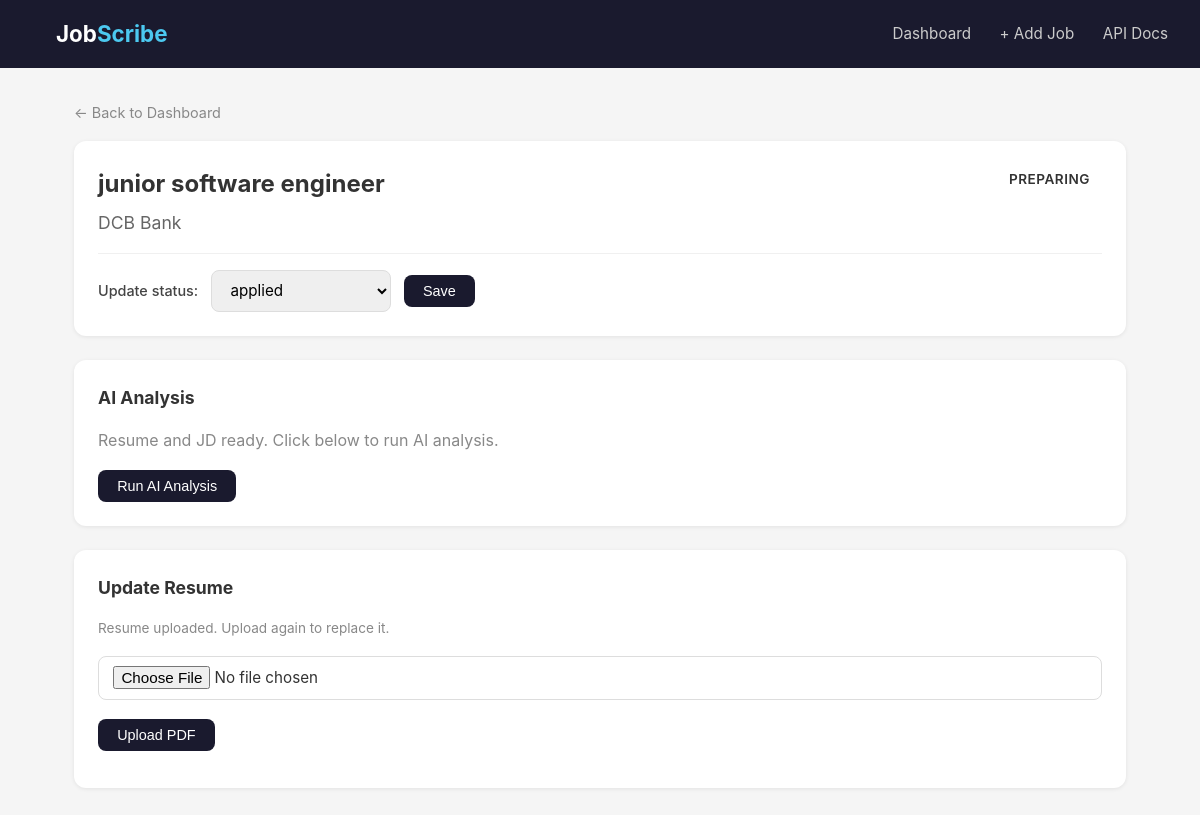
Screenshot of /jobs/1/detail with the database file from the repository.
### app/models.py (models this page shows)
class Job(Base):
    __tablename__ = "jobs"
    id              = Column(Integer, primary_key=True, index=True)
    company         = Column(String(100), nullable=False)
    role            = Column(String(100), nullable=False)
    status          = Column(String(20), default="interested")  # V2: starts as interested
    job_url         = Column(String(500), nullable=True)
    jd_text         = Column(Text, nullable=True)
    resume_path     = Column(String(500), nullable=True)
    analysis        = Column(Text, nullable=True)               # V1 skill gap analysis
    notes           = Column(String(500), nullable=True)
    readiness_score = Column(Integer, nullable=True)            # V2: latest readiness %
    applied_at      = Column(DateTime, default=datetime.utcnow)
    assessments      = relationship("ReadinessAssessment", back_populates="job",
                                    cascade="all, delete-orphan")
    roadmap          = relationship("PrepRoadmap", back_populates="job",
                                    uselist=False, cascade="all, delete-orphan")
    questions        = relationship("InterviewQuestion", back_populates="job",
                                    cascade="all, delete-orphan")

### app/main.py (the view)
@app.get("/jobs/{job_id}/detail", response_class=HTMLResponse)
def job_detail(request: Request, job_id: int):
    db = SessionLocal()
    try:
        job = db.query(Job).filter(Job.id == job_id).first()
    finally:
        db.close()
    if not job:
        return HTMLResponse("<h2>Job not found</h2>", status_code=404)
    analysis = None
    if job.analysis:
        analysis = json.loads(job.analysis)
    return templates.TemplateResponse(
        request=request,
        name="job_detail.html",
        context={"job": job, "analysis": analysis}
    )

### templates/job_detail.html (shortened to what this page needs)
{% extends "base.html" %}
{% block content %}
<div style="margin-bottom:1rem;">
    <a href="/" style="color:#888; text-decoration:none; font-size:0.9rem;">
        ← Back to Dashboard
    </a>
</div>
<div class="card" style="margin-bottom:1.5rem;">
    <div style="display:flex; justify-content:space-between; align-items:flex-start;">
        <div>
            <h1 style="font-size:1.5rem; margin-bottom:0.3rem;">{{ job.role }}</h1>
            <p style="color:#666; font-size:1.1rem;">{{ job.company }}</p>
        </div>
        <span class="badge badge-{{ job.status }}" style="font-size:0.85rem;">
            {{ job.status }}
        </span>
    </div>
    <hr style="margin:1rem 0; border:none; border-top:1px solid #f0f0f0;">
    <form id="statusForm" style="display:flex; gap:0.8rem; align-items:center;">
        <label style="margin:0; white-space:nowrap;">Update status:</label>
        <select id="statusSelect" style="max-width:180px;">
            {% for s in ['applied','interview','offer','rejected','ghosted'] %}
            <option value="{{ s }}" {% if s == job.status %}selected{% endif %}>
                {{ s }}
            </option>
            {% endfor %}
        </select>
        <button type="button" class="btn btn-primary" onclick="updateStatus()">
            Save
        </button>
    </form>
</div>
{% if analysis %}
<div class="card" style="margin-bottom:1.5rem;">
    <h2 style="font-size:1.1rem; margin-bottom:1rem;">AI Analysis Report</h2>
    <div style="margin-bottom:1.5rem;">
        <div style="display:flex; justify-content:space-between; margin-bottom:0.4rem;">
            <span style="font-weight:600;">Match Score</span>
            <span style="font-weight:700; font-size:1.2rem;
                  color:{% if analysis.match_score >= 70 %}#065f46
                        {% elif analysis.match_score >= 50 %}#92400e
                        {% else %}#991b1b{% endif %}">
                {{ analysis.match_score }}%
            </span>
        </div>
        <div class="score-bar-track">
            <div class="score-bar-fill" style="width:{{ analysis.match_score }}%"></div>
        </div>
        <p style="margin-top:0.4rem; font-size:0.85rem; color:#888;">
            {{ analysis.experience_match }}
        </p>
    </div>
    <div style="background:#f8f9fa; border-left:4px solid #4cc9f0;
                padding:1rem; border-radius:0 8px 8px 0; margin-bottom:1.5rem;">
        <p style="font-size:0.95rem; color:#444;">{{ analysis.verdict }}</p>
    </div>
    <div style="display:grid; grid-template-columns:1fr 1fr; gap:1rem; margin-bottom:1.5rem;">
        <div>
            <h3 style="font-size:0.9rem; margin-bottom:0.6rem; color:#065f46;">
                ✔ Matched Skills
            </h3>
            {% for skill in analysis.matched_skills %}
                <span class="tag tag-green">{{ skill }}</span>
            {% endfor %}
        </div>
        <div>
            <h3 style="font-size:0.9rem; margin-bottom:0.6rem; color:#991b1b;">
                ✗ Missing Skills
            </h3>
            {% for skill in analysis.missing_skills %}
                <span class="tag tag-red">{{ skill }}</span>
            {% endfor %}
        </div>
    </div>
    <div style="margin-bottom:1.5rem;">
        <h3 style="font-size:0.9rem; margin-bottom:0.6rem;">📋 Preparation Tips</h3>
        <ul style="padding-left:1.2rem;">
            {% for tip in analysis.preparation_tips %}
            <li style="margin-bottom:0.4rem; font-size:0.9rem; color:#444;">
                {{ tip }}
            </li>
            {% endfor %}
        </ul>
    </div>
    <div>
        <h3 style="font-size:0.9rem; margin-bottom:0.6rem;">🎯 Likely Interview Questions</h3>
        <ol style="padding-left:1.2rem;">
            {% for q in analysis.interview_questions %}
            <li style="margin-bottom:0.6rem; font-size:0.9rem; color:#444;">{{ q }}</li>
            {% endfor %}
        </ol>
    </div>
</div>
{% else %}
<div class="card" style="margin-bottom:1.5rem;">
    <h2 style="font-size:1.1rem; margin-bottom:1rem;">AI Analysis</h2>
    {% if not job.jd_text %}
    <p style="color:#888; margin-bottom:1rem;">
        No job description added yet. Update the job with a JD first.
    </p>
    {% elif not job.resume_path %}
    <p style="color:#888; margin-bottom:1rem;">
        No resume uploaded yet. Upload your resume below then run analysis.
    </p>
    {% else %}
    <p style="color:#888; margin-bottom:1rem;">
        Resume and JD ready. Click below to run AI analysis.
    </p>
    <button class="btn btn-primary" onclick="runAnalysis()">
        Run AI Analysis
    </button>
    {% endif %}
</div>
{% endif %}
<div class="card">
    <h2 style="font-size:1.1rem; margin-bottom:1rem;">
        {% if job.resume_path %}Update Resume{% else %}Upload Resume{% endif %}
    </h2>
    {% if job.resume_path %}
    <p style="color:#888; font-size:0.85rem; margin-bottom:1rem;">
        Resume uploaded. Upload again to replace it.
    </p>
    {% endif %}
    <form id="resumeForm">
        <div class="form-group">
            <input type="file" id="resumeFile" accept=".pdf">
        </div>
        <button type="button" class="btn btn-primary" onclick="uploadResume()">
            Upload PDF
        </button>
    </form>
</div>
{% endblock %}

### templates/base.html (style rules this page uses)
* { margin: 0; padding: 0; box-sizing: border-box; }
body { font-family: -apple-system, BlinkMacSystemFont, 'Segoe UI', sans-serif; background: #f5f5f5; color: #333; line-height: 1.6; }
.badge { display: inline-block; padding: 0.25rem 0.75rem; border-radius: 20px; font-size: 0.8rem; font-weight: 600; text-transform: uppercase; letter-spacing: 0.5px; }
.card { background: #fff; border-radius: 12px; padding: 1.5rem; box-shadow: 0 1px 4px rgba(0,0,0,0.08); margin-bottom: 1rem; }
.btn { display: inline-block; padding: 0.5rem 1.2rem; border-radius: 8px; font-size: 0.9rem; font-weight: 500; cursor: pointer; text-decoration: none; border: none; transition: opacity 0.2s; }
.btn-primary { background: #1a1a2e; color: #fff; }
.form-group { margin-bottom: 1.2rem; }
label { display: block; font-size: 0.9rem; font-weight: 500; margin-bottom: 0.4rem; color: #444; }
input, textarea, select { width: 100%; padding: 0.6rem 0.9rem; border: 1px solid #ddd; border-radius: 8px; font-size: 0.95rem; font-family: inherit; transition: border-color 0.2s; }

### rows the page displays
Job: role "junior software engineer", company "DCB Bank", status "PREPARING"

### other values shown
form field value "applied"
